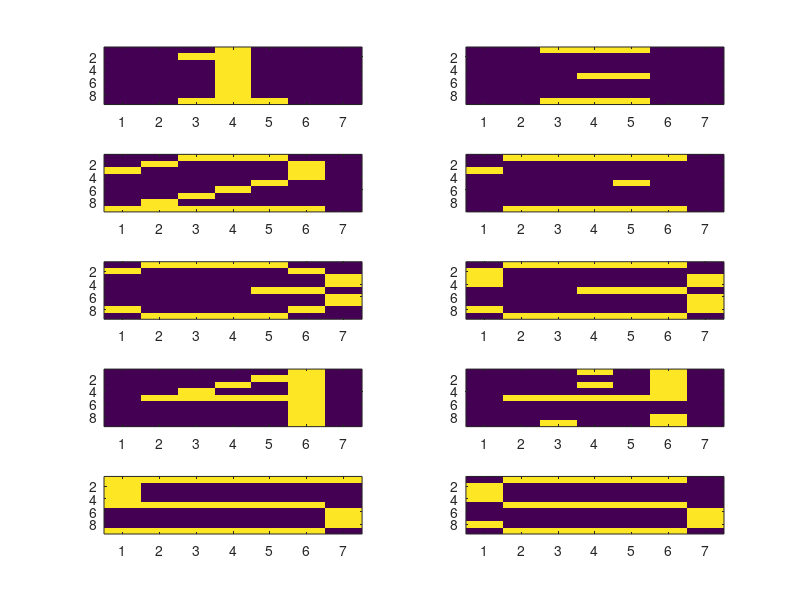
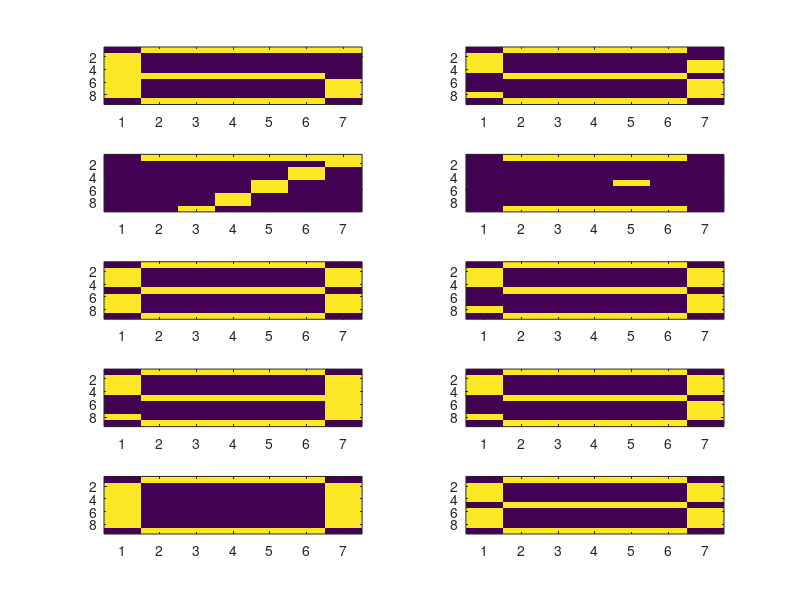
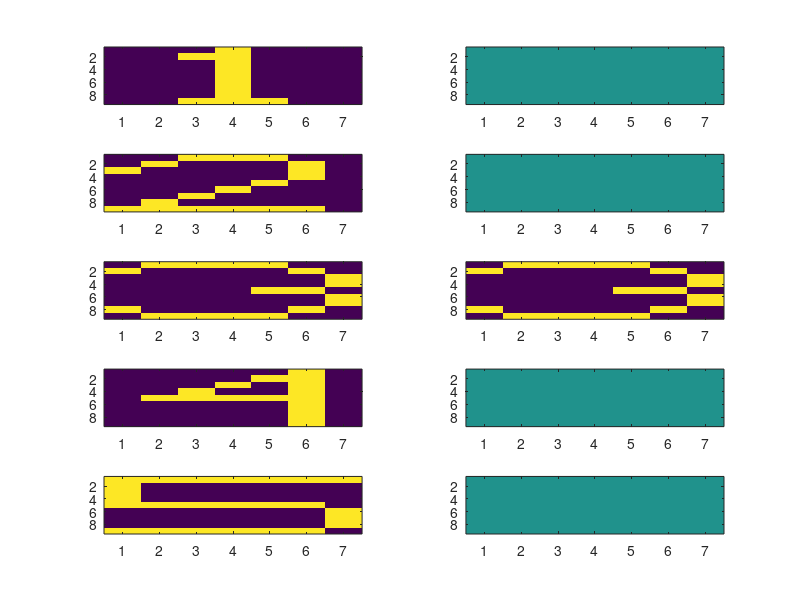
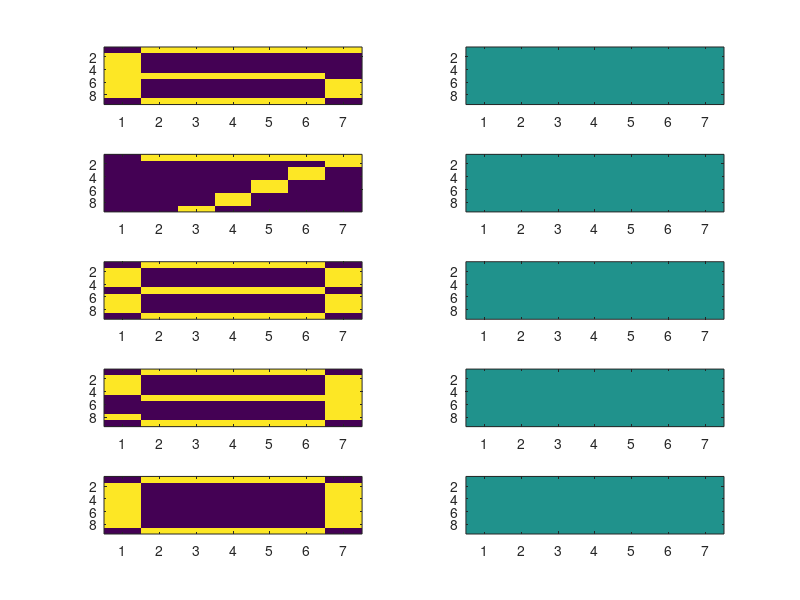

Write MATLAB code to recreate these figures, in order.
%autoassociative NN using the Hebb rule
%Part A
% heteroassociative neural net using the Hebb rule
%Part A
load('S_patterns_HW3_P2.mat')
input = zeros(63,1,10);
%turn matrices into 63x1 vectors
input(:,:,1) = reshape(S(:,:,1),63,1);
input(:,:,2) = reshape(S(:,:,2),63,1);

input(:,:,3) = reshape(S(:,:,3),63,1);
input(:,:,4) = reshape(S(:,:,4),63,1);

input(:,:,5) = reshape(S(:,:,5),63,1);
input(:,:,6) = reshape(S(:,:,6),63,1);
input(:,:,7) = reshape(S(:,:,7),63,1);
input(:,:,8) = reshape(S(:,:,8),63,1);
input(:,:,9) = reshape(S(:,:,9),63,1);
input(:,:,10) = reshape(S(:,:,10),63,1);

inputSize = size(input); % matrix size of input

w = zeros(63,63); %Matrix of weights for each input, each weight vector is a 7x9 mapped to the input indexes 9x7, 9x7x7x9
w_total = zeros(63,63); % weights after adding up all input output wight matrices
%disp(size(w))
for k = 1:inputSize(3) % loop through all sets
    w = input(:,:,k) * input(:,:,k)'; %single weight matrix is S *T'
    w_total = w_total + w; % add all weight matrices being created
end

y = zeros(63,1,inputSize(3));% set output of net to size of output

for k = 1:inputSize(3) % loop through all inputs
    y(:,:,k) = transpose(w_total)' * input(:,:,k); % y_in = W' * X
    for i = 1:inputSize(1) % loop through all values of y_in and change to bipolar
        for j = 1:inputSize(2)
            if (y(i,j,k) >= 0)
                y(i,j,k) = 1;
            else
                y(i,j,k) = -1;
            end
        end
    end
end
%reformat to 9x7
Y = zeros(9,7,inputSize(3));
Y(:,:,1) = reshape(y(:,:,1),9,7);
Y(:,:,2) = reshape(y(:,:,2),9,7);

Y(:,:,3) = reshape(y(:,:,3),9,7);
Y(:,:,4) = reshape(y(:,:,4),9,7);

Y(:,:,5) = reshape(y(:,:,5),9,7);
Y(:,:,6) = reshape(y(:,:,6),9,7);
Y(:,:,7) = reshape(y(:,:,7),9,7);
Y(:,:,8) = reshape(y(:,:,8),9,7);
Y(:,:,9) = reshape(y(:,:,9),9,7);
Y(:,:,10) = reshape(y(:,:,10),9,7);

%check recall

figure(1)
subplot(5,2,1),imagesc(S(:,:,1))
subplot(5,2,2),imagesc(Y(:,:,1))
subplot(5,2,3),imagesc(S(:,:,2))
subplot(5,2,4),imagesc(Y(:,:,2))
subplot(5,2,5),imagesc(S(:,:,3))
subplot(5,2,6),imagesc(Y(:,:,3))
subplot(5,2,7),imagesc(S(:,:,4))
subplot(5,2,8),imagesc(Y(:,:,4))
subplot(5,2,9),imagesc(S(:,:,5))
subplot(5,2,10),imagesc(Y(:,:,5))

figure(2)
subplot(5,2,1),imagesc(S(:,:,6))
subplot(5,2,2),imagesc(Y(:,:,6))
subplot(5,2,3),imagesc(S(:,:,7))
subplot(5,2,4),imagesc(Y(:,:,7))
subplot(5,2,5),imagesc(S(:,:,8))
subplot(5,2,6),imagesc(Y(:,:,8))
subplot(5,2,7),imagesc(S(:,:,9))
subplot(5,2,8),imagesc(Y(:,:,9))
subplot(5,2,9),imagesc(S(:,:,10))
subplot(5,2,10),imagesc(Y(:,:,10))


%Part A: The NN seems to not be able to recall any outputs. If you lower
%the set size to1,2, or 3, there is perfect recall

%%%%%%%%%%%%%%%%%%%%%%%%%%%%%%%%%%%%%%%%%%%%%%%%%%%%%%%%%%%%%%%%%%%%%%%%%%%%%%%%%%%%%%%%%%%%%%%%%%%%%%%%%%%%%
%Part B
% turn images into 63x1 vectors
input = zeros(63,1,10);
input(:,:,1) = reshape(S(:,:,1),63,1);
input(:,:,2) = reshape(S(:,:,2),63,1);
input(:,:,3) = reshape(S(:,:,3),63,1);
input(:,:,4) = reshape(S(:,:,4),63,1);
input(:,:,5) = reshape(S(:,:,5),63,1);
input(:,:,6) = reshape(S(:,:,6),63,1);
input(:,:,7) = reshape(S(:,:,7),63,1);
input(:,:,8) = reshape(S(:,:,8),63,1);
input(:,:,9) = reshape(S(:,:,9),63,1);
input(:,:,10) = reshape(S(:,:,10),63,1);
inputSize = size(input); % matrix size of input

w = zeros(63,63); %Matrix of weights for each input, each weight vector is a 7x9 mapped to the input indexes 9x7, 9x7x7x9
w_total = zeros(63,63); % weights after adding up all input output wight matrices
%disp(size(w))
for k = 1:inputSize(3) % loop through all sets
    w = input(:,:,k) * input(:,:,k)'; %single weight matrix is S *T'
    w_total = w_total + w; % add all weight matrices being created
end

y = zeros(63,1,10);% set output of net to size of output

%adding in noise
%S(1,:,:) = -1 * S(1,:,:);
%S(:,2,:) = -1 * S(:,2,:);
%S(2,:,:) = -1 * S(2,:,:);
%S(:,4,:) = -1 * S(:,4,:);
%S(:,5,:) = -1 * S(:,5,:);
%S(:,6,:) = -1 * S(:,6,:);

for k = 1:inputSize(3) % loop through all inputs
    y(:,:,k) = transpose(w_total)' * input(:,:,k); % y_in = W' * X
    for i = 1:inputSize(1) % loop through all values of y_in and change to bipolar
        for j = 1:inputSize(2)
            if (y(i,j,k) >= 0)
                y(i,j,k) = 1;
            else
                y(i,j,k) = -1;
            end
        end
    end
end
%reformat
Y = zeros(9,7,10);
Y(:,:,1) = reshape(y(:,:,1),9,7);
Y(:,:,2) = reshape(y(:,:,2),9,7);
Y(:,:,3) = reshape(y(:,:,3),9,7);
Y(:,:,4) = reshape(y(:,:,4),9,7);
Y(:,:,5) = reshape(y(:,:,5),9,7);
Y(:,:,6) = reshape(y(:,:,6),9,7);
Y(:,:,7) = reshape(y(:,:,7),9,7);
Y(:,:,8) = reshape(y(:,:,8),9,7);
Y(:,:,9) = reshape(y(:,:,9),9,7);
Y(:,:,10) = reshape(y(:,:,10),9,7);

%check recall

figure(1)
subplot(5,2,1),imagesc(S(:,:,1))
subplot(5,2,2),imagesc(Y(:,:,1))
subplot(5,2,3),imagesc(S(:,:,2))
subplot(5,2,4),imagesc(Y(:,:,2))
subplot(5,2,5),imagesc(S(:,:,3))
subplot(5,2,6),imagesc(Y(:,:,3))
subplot(5,2,7),imagesc(S(:,:,4))
subplot(5,2,8),imagesc(Y(:,:,4))
subplot(5,2,9),imagesc(S(:,:,5))
subplot(5,2,10),imagesc(Y(:,:,5))

figure(2)
subplot(5,2,1),imagesc(S(:,:,6))
subplot(5,2,2),imagesc(Y(:,:,6))
subplot(5,2,3),imagesc(S(:,:,7))
subplot(5,2,4),imagesc(Y(:,:,7))
subplot(5,2,5),imagesc(S(:,:,8))
subplot(5,2,6),imagesc(Y(:,:,8))
subplot(5,2,7),imagesc(S(:,:,9))
subplot(5,2,8),imagesc(Y(:,:,9))
subplot(5,2,9),imagesc(S(:,:,10))
subplot(5,2,10),imagesc(Y(:,:,10))


%Part B: When adding noise to the system, the more images present, the more
%resistant to noise it is. Although the outputs were not perfect recall for
%the 10 image set, the output given was very resistant to any noise.

%autoassociative NN using the Hebb rule
%Part C

%reusing same algorithm as part 1
inSize = size(S(:,:,1:10)); % matrix size of input

w = zeros(inSize(1),inSize(2),inSize(2),inSize(1)); %Matrix of weights for each input, each weight vector is a 7x9 mapped to the input indexes 9x7, 9x7x7x9
w_total = zeros(inSize(1),inSize(2),inSize(2),inSize(1)); % weights after adding up all input output wight matrices

for k = 1:inSize(3) % loop through all sets
    for i = 1:inSize(1)
        for j = 1:inSize(2)
            w(i,j,:,:) = S(i,j,k) * transpose(S(:,:,k)); %single weight matrix is S *T'
        end
    end
    w_total = w_total + w; % add all weight matrices being created
end

y = zeros(inSize);% set output of net to size of T

%train the network on third image until perfect recall
count = 0;
total = 0;
while(total ~= 63)
    for i = 1:inSize(1)
        for j = 1:inSize(2)
            w(i,j,:,:) = S(i,j,3) * transpose(S(:,:,3)); %single weight matrix is S *T'
        end
        w_total = w_total + w; % add all weight matrices being created
    end

    for i = 1:inSize(1) % loop through all weight vectors
        for j = 1:inSize(2)
            %disp(w_total(2,1,:,:))
            w_index = reshape(w_total(i,j,:,:),7,9);% reshape individual weight vector becasue matlab did not like it
            %disp(w_index)
            y(:,:,3) = transpose(w_index) * S(i,j,3); % y_in = W' * X
        end
    end

    for i = 1:inSize(1) % loop through all values of y_in and change to bipolar
        for j = 1:inSize(2)
            if (y(i,j,3) >= 0)
                y(i,j,3) = 1;
            else
                y(i,j,3) = -1;
            end
        end
    end
    count = count + 1;
    disp(count)
    %sum up equivalancy matrix of two matrices and if all values are the
    %same, total = 63
    total = sum(sum(y(:,:,3) == S(:,:,3)));
    disp(total)
end
%check recall
%left is input, right is output
figure(5)
subplot(5,2,1),imagesc(S(:,:,1))
subplot(5,2,2),imagesc(y(:,:,1))
subplot(5,2,3),imagesc(S(:,:,2))
subplot(5,2,4),imagesc(y(:,:,2))
subplot(5,2,5),imagesc(S(:,:,3))
subplot(5,2,6),imagesc(y(:,:,3))
subplot(5,2,7),imagesc(S(:,:,4))
subplot(5,2,8),imagesc(y(:,:,4))
subplot(5,2,9),imagesc(S(:,:,5))
subplot(5,2,10),imagesc(y(:,:,5))

figure(6)
subplot(5,2,1),imagesc(S(:,:,6))
subplot(5,2,2),imagesc(y(:,:,6))
subplot(5,2,3),imagesc(S(:,:,7))
subplot(5,2,4),imagesc(y(:,:,7))
subplot(5,2,5),imagesc(S(:,:,8))
subplot(5,2,6),imagesc(y(:,:,8))
subplot(5,2,7),imagesc(S(:,:,9))
subplot(5,2,8),imagesc(y(:,:,9))
subplot(5,2,9),imagesc(S(:,:,10))
subplot(5,2,10),imagesc(y(:,:,10))

%Part C: After running the algorithm for the third image 3 times, the weight matrix
%is weighted enouugh towards 3 that it will have perfect recall. This does
%improve the output of the system just for that image.